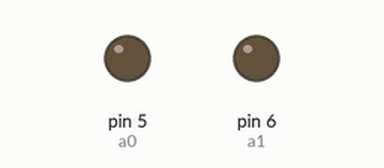
The sketch below on a simulated Arduino Uno, built with avr-gcc and run on an emulated ATmega328P. On the bench: output pins drawn as LEDs (lit = HIGH).

Above: at 0.05 s.
At 1.2 s:
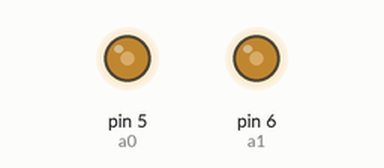
At 2.4 s:
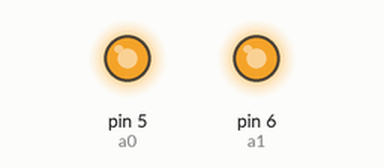
At 4.8 s:
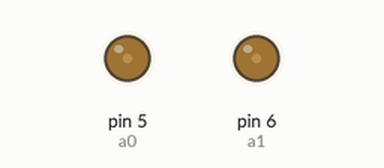
Timing chart, 0 to 6.9 s (numbered marks = the images above):
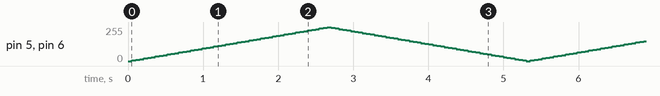

The sketch:

7-segmentdisplayEx4.ino.ino
```cpp
//use pins 4 to 10, GND and +5VE
/*const int a0=5;
const int a1=4;
const int a2=8;
const int a3=9;
const int a4=10;
const int a5=6;
const int a6=7;
*/
const int a0=5;
const int a1=6;

int bright=0;
int fade=5;
void setup() {
  // put your setup code here, to run once:
 pinMode(a0,OUTPUT);
 pinMode(a1,OUTPUT);
 /*pinMode(a2,OUTPUT);
 pinMode(a3,OUTPUT);
 pinMode(a4,OUTPUT);
 pinMode(a5,OUTPUT);
 pinMode(a6,OUTPUT);*/
}
void loop() {
  // put your main code here, to run repeatedly:

//  zero();
  //delay(500);
  one();
  delay(50);
  /*two();
  delay(500);
  three();
  delay(500);
  four();
  delay(500);
  five();
  delay(500);
  six();
  delay(500);
  seven();
  delay(500);
  eight();
  delay(500);
  nine();
  delay(500);
*/
  delay(2);
}

/*void zero()
{
  digitalWrite(a0,LOW);
  digitalWrite(a1,LOW);
  digitalWrite(a2,LOW);
  digitalWrite(a3,LOW);
  digitalWrite(a4,LOW);
  digitalWrite(a5,LOW);
  digitalWrite(a6,LOW);

  delay(100);
  digitalWrite(a0, HIGH);
  delay(100);
  digitalWrite(a5, HIGH);
  delay(100);
  digitalWrite(a4, HIGH);
  delay(100);
  digitalWrite(a3, HIGH);
  delay(100);
  digitalWrite(a2, HIGH);
  delay(100);
  digitalWrite(a1, HIGH);
  delay(100);

}*/
void one()
{
   analogWrite(a0, bright);
   analogWrite(a1, bright);

  // change the brightness for next time through the loop:
  bright = bright + fade;

  // reverse the direction of the fading at the ends of the fade:
  if (bright <= 0 || bright >= 255) {
    fade = -fade;
  }

}

/*void two()
{
  digitalWrite(a0,LOW);
  digitalWrite(a1,LOW);
  digitalWrite(a2,LOW);
  digitalWrite(a3,LOW);
  digitalWrite(a4,LOW);
  digitalWrite(a5,LOW);
  digitalWrite(a6,LOW);

  delay(100);
  digitalWrite(a0, HIGH);
  delay(100);
  digitalWrite(a1, HIGH);
  delay(100);
  digitalWrite(a6, HIGH);
  delay(100);
  digitalWrite(a4, HIGH);
  delay(100);
  digitalWrite(a3, HIGH);
  delay(100);
}

void three()
{
  digitalWrite(a0,LOW);
  digitalWrite(a1,LOW);
  digitalWrite(a2,LOW);
  digitalWrite(a3,LOW);
  digitalWrite(a4,LOW);
  digitalWrite(a5,LOW);
  digitalWrite(a6,LOW);

  delay(100);
  digitalWrite(a0, HIGH);
  delay(100);
  digitalWrite(a1, HIGH);
  delay(100);
  digitalWrite(a6, HIGH);
  delay(100);
  digitalWrite(a2, HIGH);
  delay(100);
  digitalWrite(a3, HIGH);
  delay(100);
}

void four()
{

  digitalWrite(a0,LOW);
  digitalWrite(a1,LOW);
  digitalWrite(a2,LOW);
  digitalWrite(a3,LOW);
  digitalWrite(a4,LOW);
  digitalWrite(a5,LOW);
  digitalWrite(a6,LOW);

  delay(100);
  digitalWrite(a5, HIGH);
  delay(100);
  digitalWrite(a6, HIGH);
  delay(100);
  digitalWrite(a1, HIGH);
  delay(100);
  digitalWrite(a2, HIGH);
  delay(100);
}

void five()
{
  digitalWrite(a0,LOW);
  digitalWrite(a1,LOW);
  digitalWrite(a2,LOW);
  digitalWrite(a3,LOW);
  digitalWrite(a4,LOW);
  digitalWrite(a5,LOW);
  digitalWrite(a6,LOW);

  delay(100);
  digitalWrite(a0, HIGH);
  delay(100);
  digitalWrite(a5, HIGH);
  delay(100);
  digitalWrite(a6, HIGH);
  delay(100);
  digitalWrite(a2, HIGH);
  delay(100);
  digitalWrite(a3, HIGH);
  delay(100);
}

void six()
{
  digitalWrite(a0,LOW);
  digitalWrite(a1,LOW);
  digitalWrite(a2,LOW);
  digitalWrite(a3,LOW);
  digitalWrite(a4,LOW);
  digitalWrite(a5,LOW);
  digitalWrite(a6,LOW);

  delay(100);
  digitalWrite(a0, HIGH);
  delay(100);
  digitalWrite(a5, HIGH);
  delay(100);
  digitalWrite(a4, HIGH);
  delay(100);
  digitalWrite(a3, HIGH);
  delay(100);
  digitalWrite(a2, HIGH);
  delay(100);
  digitalWrite(a6, HIGH);
  delay(100);
}

void seven()
{
  digitalWrite(a0,LOW);
  digitalWrite(a1,LOW);
  digitalWrite(a2,LOW);
  digitalWrite(a3,LOW);
  digitalWrite(a4,LOW);
  digitalWrite(a5,LOW);
  digitalWrite(a6,LOW);

  delay(100);
  digitalWrite(a5, HIGH);
  delay(100);
  digitalWrite(a0, HIGH);
  delay(100);
  digitalWrite(a1, HIGH);
  delay(100);
  digitalWrite(a2, HIGH);
  delay(100);

}

void eight()
{
  digitalWrite(a0,LOW);
  digitalWrite(a1,LOW);
  digitalWrite(a2,LOW);
  digitalWrite(a3,LOW);
  digitalWrite(a4,LOW);
  digitalWrite(a5,LOW);
  digitalWrite(a6,LOW);

  delay(100);
  digitalWrite(a5, HIGH);
  delay(100);
  digitalWrite(a0, HIGH);
  delay(100);
  digitalWrite(a1, HIGH);
  delay(100);
  digitalWrite(a6, HIGH);
  delay(100);
  digitalWrite(a4, HIGH);
  delay(100);
  digitalWrite(a3, HIGH);
  delay(100);
  digitalWrite(a2, HIGH);
  delay(100);
}

void nine()
{

  digitalWrite(a0,LOW);
  digitalWrite(a1,LOW);
  digitalWrite(a2,LOW);
  digitalWrite(a3,LOW);
  digitalWrite(a4,LOW);
  digitalWrite(a5,LOW);
  digitalWrite(a6,LOW);

  delay(100);
  digitalWrite(a6, HIGH);
  delay(100);
  digitalWrite(a5, HIGH);
  delay(100);
  digitalWrite(a0, HIGH);
  delay(100);
  digitalWrite(a1, HIGH);
  delay(100);
  digitalWrite(a2, HIGH);
  delay(100);
  digitalWrite(a3, HIGH);
  delay(100);
}*/
```
